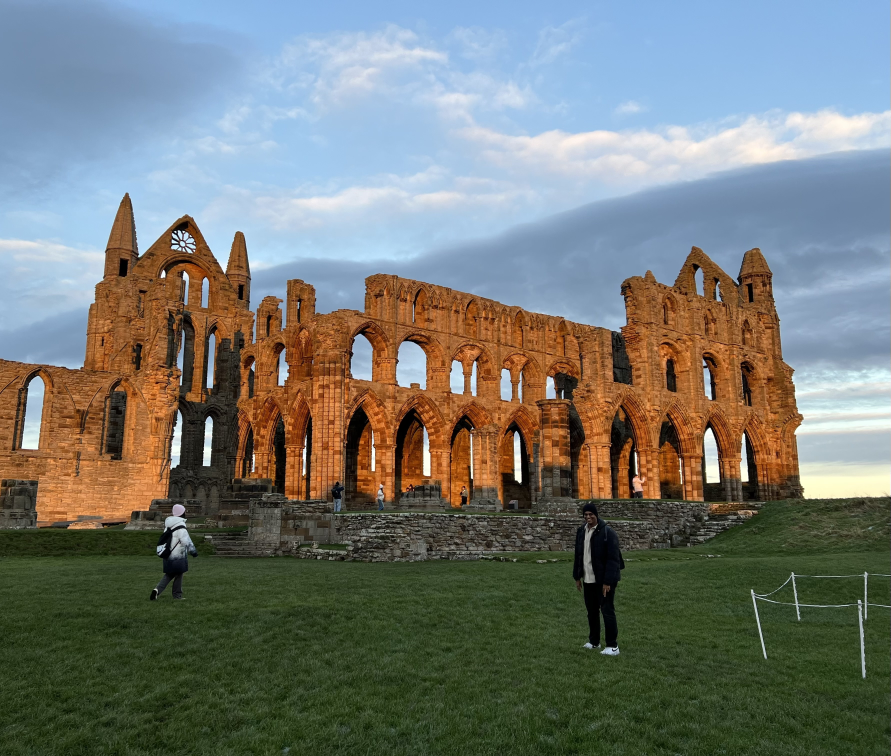
#> input picture images/IMG_1755 (2).jpg, 3561 x 3024 px (shown at 1/4 size)
$ python -i ImageProcessor.py   (imports and definitions only)
#> lines starting #> are read from the running program, lines starting #| are printed output that depends on the picture
# ImageProcessor.py
# Author: Vivek Choradia

import cv2
import numpy as np
import time
from PIL import Image


class ImageProcessor:
    """
    Processes images for feature detection, description, and matching.

    Attributes:
        image_path (str): Path to the image file.
        scale_factor (float): Factor to scale the image.
        image (np.array): Loaded and possibly resized image.
        gray_image (np.array): Grayscale version of the image.
        keypoints (list): Detected keypoints in the image.
        descriptors (np.array): Descriptors of the keypoints.
    """

    def __init__(self, image_path, scale_factor=1.0):
        """
        Initializes the ImageProcessor with a path to the image and a scaling factor.

        Parameters:
            image_path (str): Path to the image file.
            scale_factor (float, optional): Factor by which to scale the image. Default is 1.0 (no scaling).
        """

        self.image_path = image_path
        self.scale_factor = scale_factor
        self.image = self.load_image()
        self.gray_image = self.convert_to_gray_and_enhance()
        self.keypoints = None
        self.descriptors = None

    # [11 lines left out: function get_pil_image, not called in this run]

    def load_image(self):
        """
        Loads an image from the specified path and scales it according to the scale factor.

        Returns:
            np.array: The loaded and scaled image.
        """

        image = cv2.imread(self.image_path)
#> image is the input picture: shape (3024, 3561, 3); mean B, G, R 114.4, 120.2, 116
        if self.scale_factor != 1:
            image = self.scale_image(image)
        return image

    def convert_to_gray_and_enhance(self):
        """
        Converts the image to grayscale and applies histogram equalization to enhance it.

        Returns:
            np.array: The enhanced grayscale image.
        """

        gray_image = cv2.cvtColor(self.image, cv2.COLOR_BGR2GRAY)
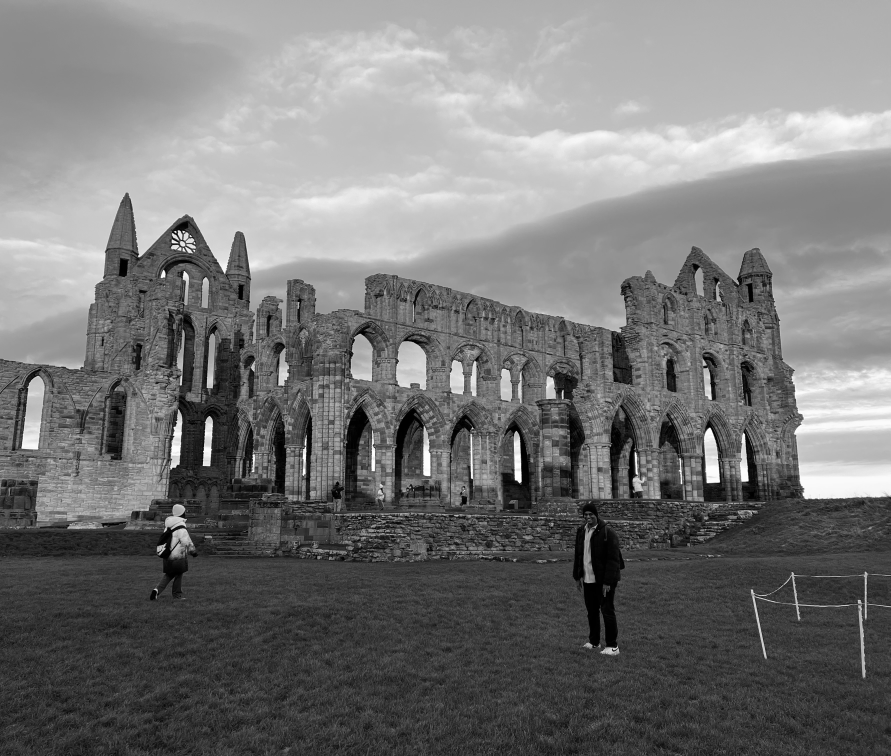
#> gray_image: shape (3024, 3561) (shown at 1/4 size); min 0, max 255, mean 118.3
        enhanced_image = cv2.equalizeHist(gray_image)
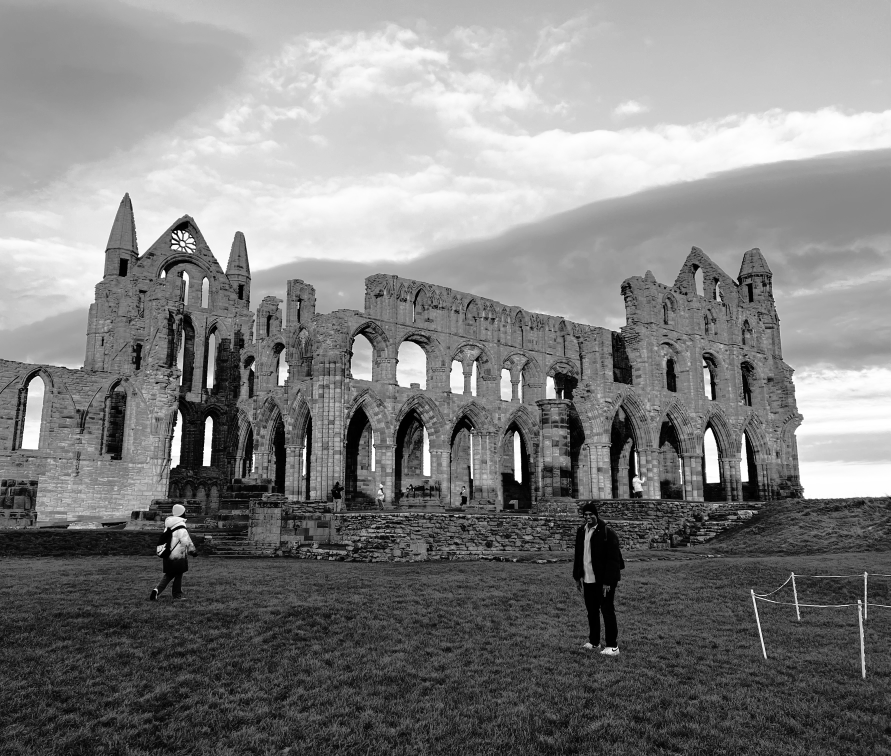
#> enhanced_image: shape (3024, 3561) (shown at 1/4 size); min 0, max 255, mean 128.1
        return enhanced_image

    # [166 lines left out: functions scale_image, apply_harris_corners, apply_sift_features, apply_orb_features, match_features, stitch_images, not called in this run]

>>> result = ImageProcessor('images/IMG_1755 (2).jpg').convert_to_gray_and_enhance()

$ run again, on images/IMG_1755.jpg
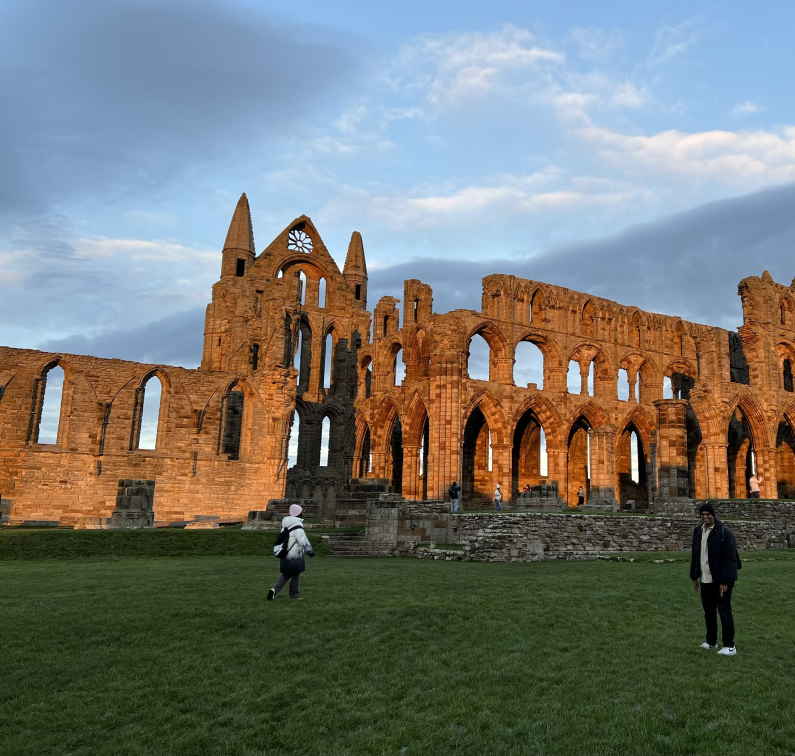
#> input picture images/IMG_1755.jpg, 3180 x 3024 px (shown at 1/4 size)
#> in load_image, image is the input picture: shape (3024, 3180, 3); mean B, G, R 112.2, 118.1, 115
#> in convert_to_gray_and_enhance, `gray_image = cv2.cvtColor(self.image, cv2.COLOR_BGR2GRAY)`:
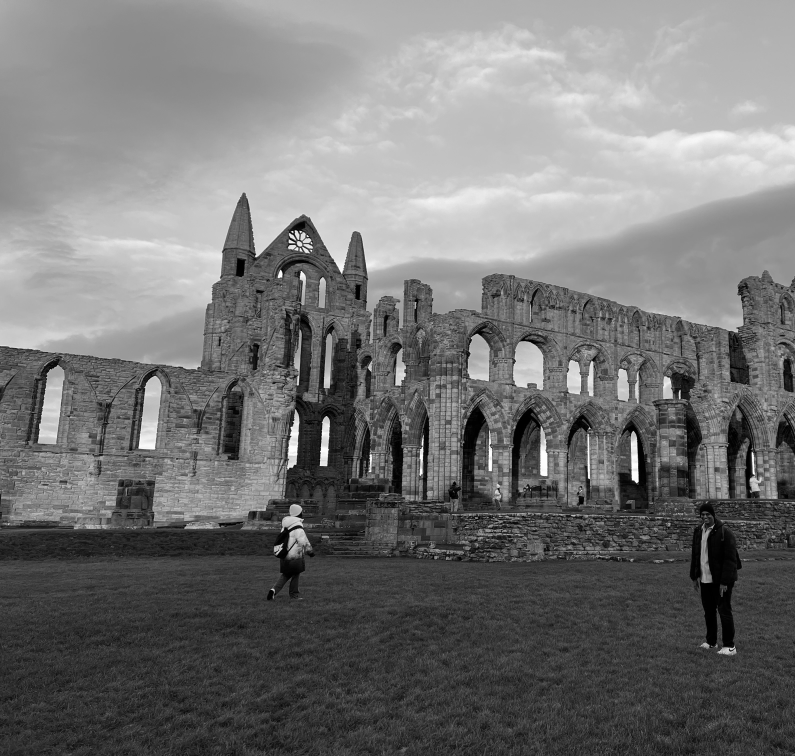
#> gray_image: shape (3024, 3180) (shown at 1/4 size); min 0, max 255, mean 116.5
#> in convert_to_gray_and_enhance, `enhanced_image = cv2.equalizeHist(gray_image)`:
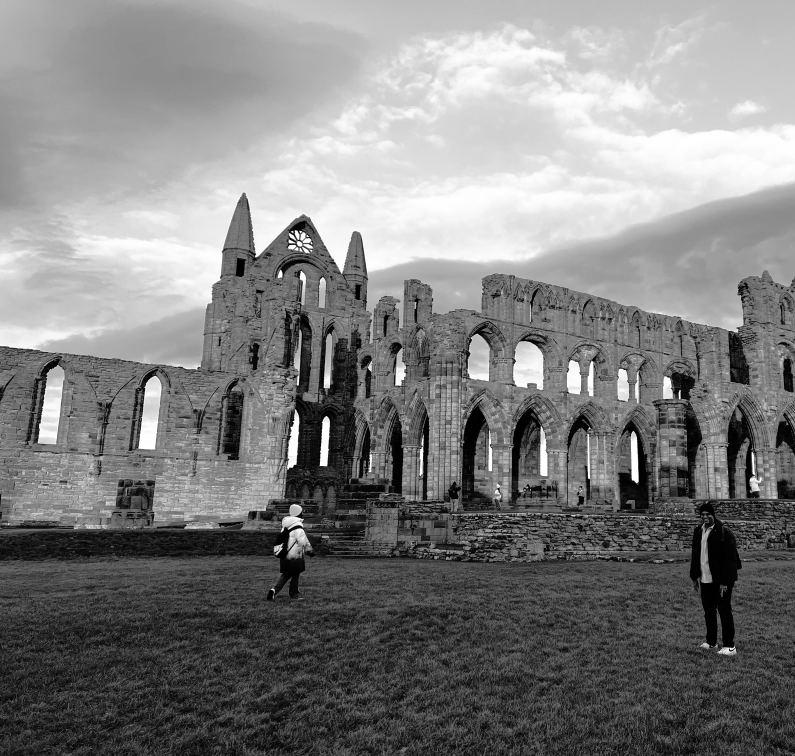
#> enhanced_image: shape (3024, 3180) (shown at 1/4 size); min 0, max 255, mean 128

$ run again, on images/IMG_4937.jpg
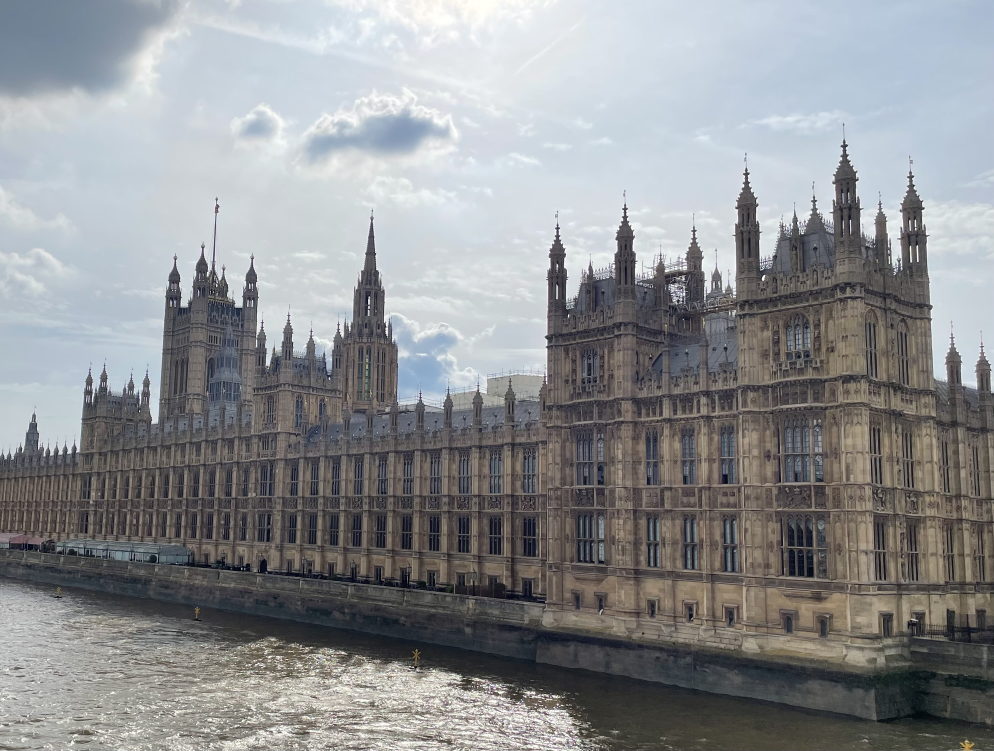
#> input picture images/IMG_4937.jpg, 2982 x 2253 px (shown at 1/3 size)
#> in load_image, image is the input picture: shape (2253, 2982, 3); mean B, G, R 145.4, 143.1, 141.1
#> in convert_to_gray_and_enhance, `gray_image = cv2.cvtColor(self.image, cv2.COLOR_BGR2GRAY)`:
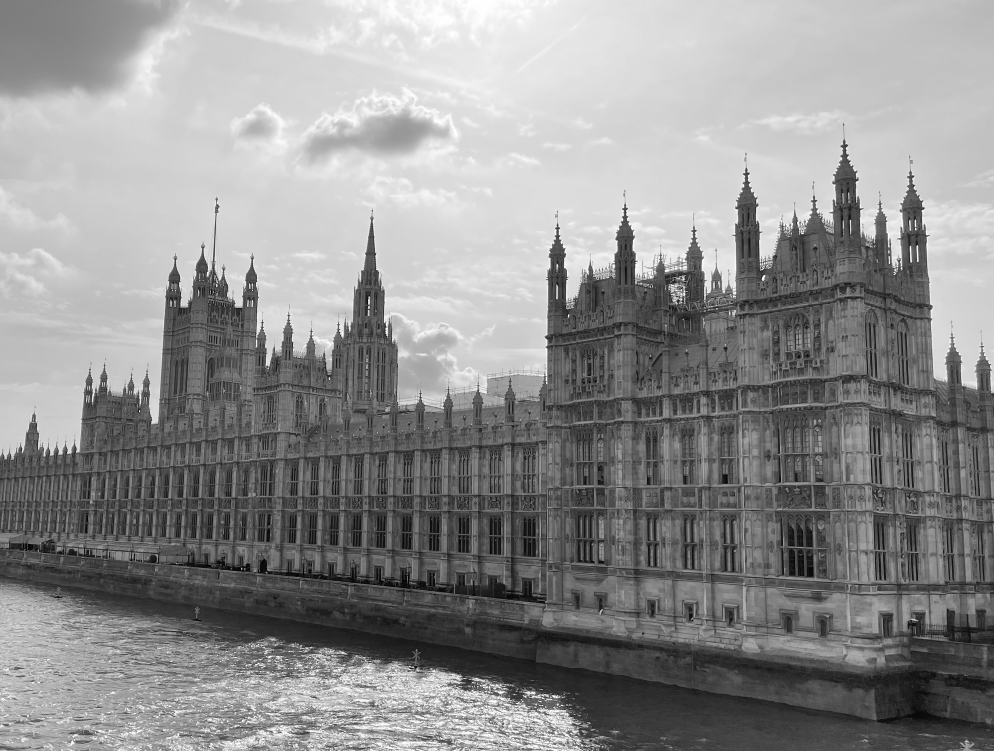
#> gray_image: shape (2253, 2982) (shown at 1/3 size); min 0, max 255, mean 142.8
#> in convert_to_gray_and_enhance, `enhanced_image = cv2.equalizeHist(gray_image)`:
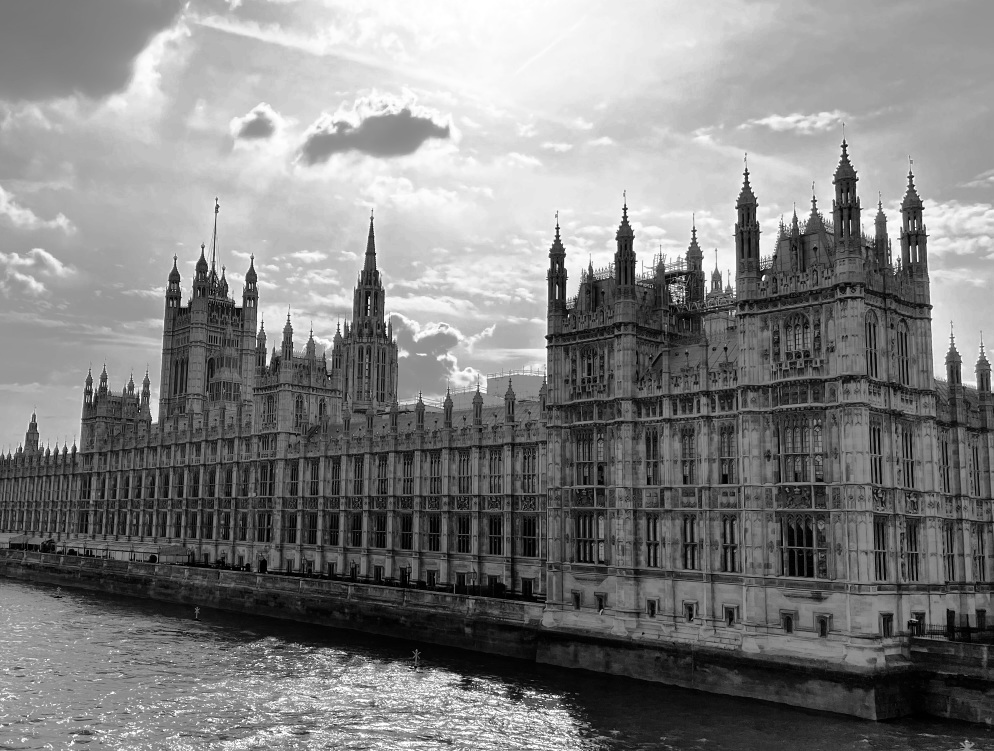
#> enhanced_image: shape (2253, 2982) (shown at 1/3 size); min 0, max 255, mean 128.4

$ run again, on images/IMG_4937_1.jpg
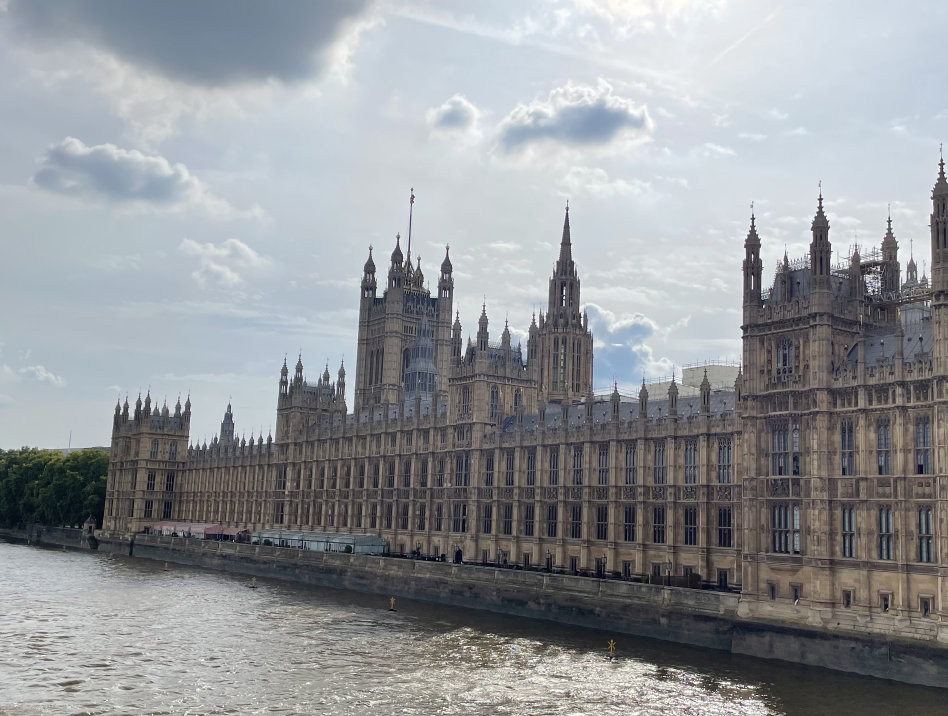
#> input picture images/IMG_4937_1.jpg, 2844 x 2148 px (shown at 1/3 size)
#> in load_image, image is the input picture: shape (2148, 2844, 3); mean B, G, R 153.2, 149.7, 146.4
#> in convert_to_gray_and_enhance, `enhanced_image = cv2.equalizeHist(gray_image)`:
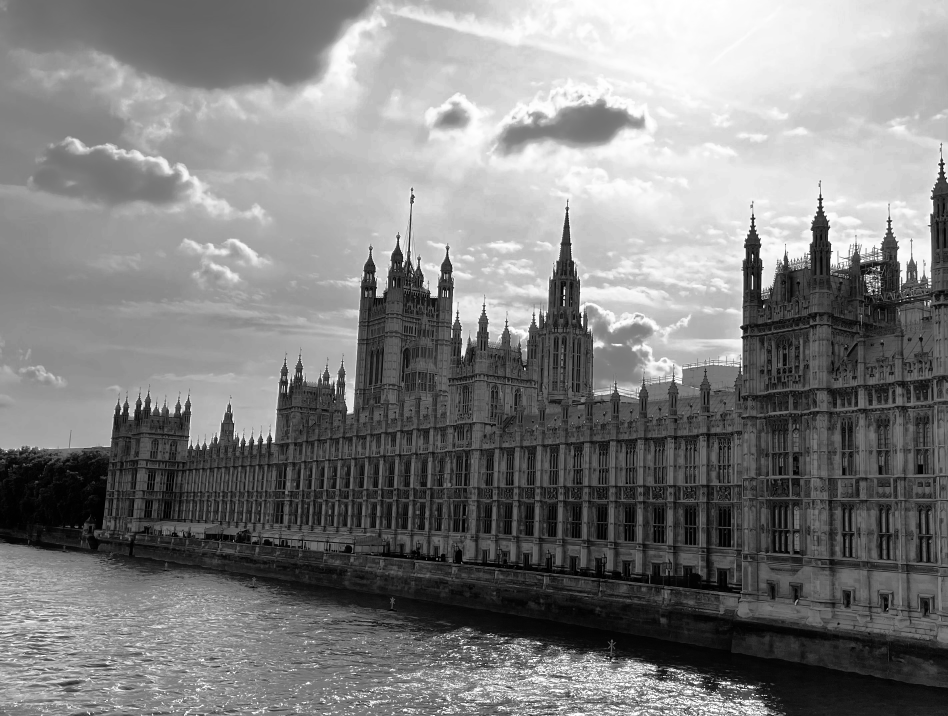
#> enhanced_image: shape (2148, 2844) (shown at 1/3 size); min 0, max 255, mean 128.3
